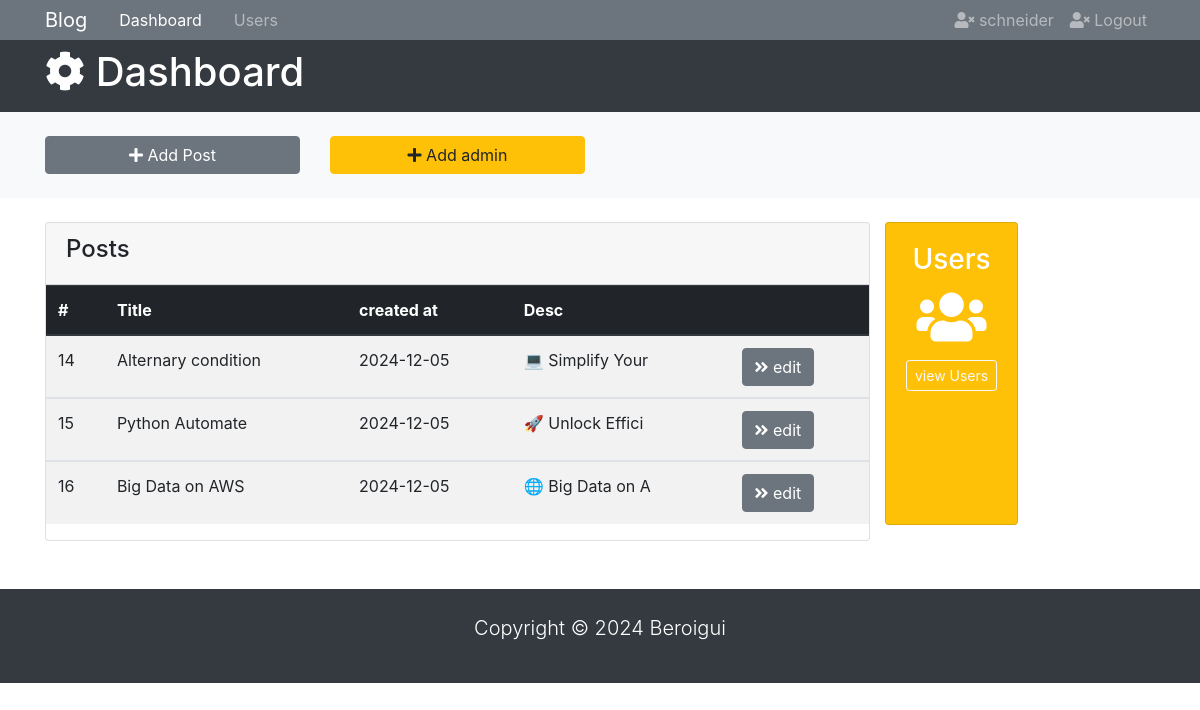
Page /dashboard (signed in) on the earlier database version.
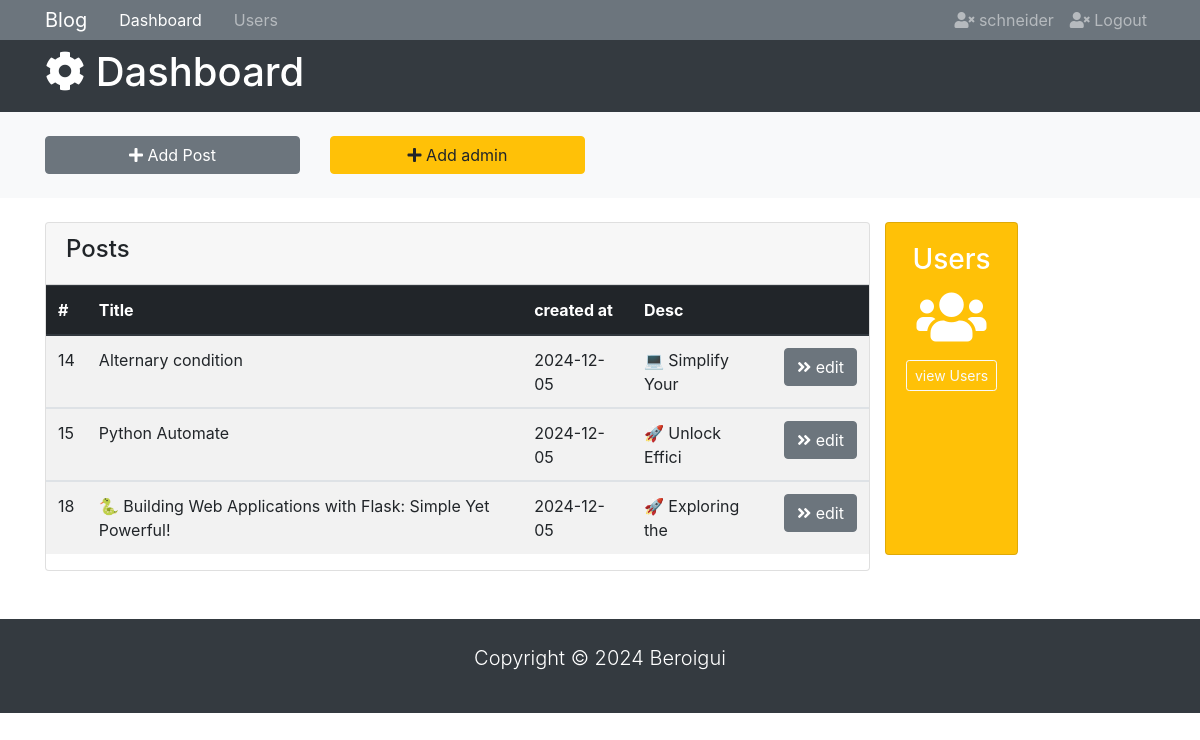
Same page on the later database version.
### tables this page shows
CREATE TABLE "blogs" (
	"id"	INTEGER,
	"Author"	text NOT NULL,
	"publihed_at"	TIMESTAMP NOT NULL,
	"content"	TEXT NOT NULL CHECK(LENGTH("content") > 100),
	"image"	text,
	"is_pinned"	boolean DEFAULT false,
	"title"	text NOT NULL UNIQUE,
	PRIMARY KEY("id" AUTOINCREMENT)
);

### app.py (the view)
@app.route('/dashboard')
@login_required
def dashboard():
    msg=""
    error=""
    if request.args:
        msg=request.args.get['msg']
        error = request.args.get['error']
    conn = sqlite3.connect('mydatabase.db')
    c = conn.cursor()
    c.execute("SELECT * FROM blogs")
    blogs = c.fetchall()
    if current_user.is_authenticated:
        if error or msg:
            return render_template('admin-index.html', blogs=blogs, msg=msg, error=error)
        else:
            return render_template('admin-index.html', blogs=blogs)

### app.py (called while the page is built)
@login_manager.user_loader
def load_user(email):
    conn = sqlite3.connect('mydatabase.db')
    c = conn.cursor()
    c.execute("SELECT * FROM users WHERE email=?", (email,))
    user = c.fetchone()
    if user:
        return User(user[0], user[1], user[2])
    return None

### templates/admin-index.html (shortened to what this page needs)
<!DOCTYPE html>
<html lang="Eng-Eng">
<head>
  <link
    rel="stylesheet"
    href="https://use.fontawesome.com/releases/v5.0.13/css/all.css"
  />
  <link rel="stylesheet" href="https://maxcdn.bootstrapcdn.com/bootstrap/4.0.0/css/bootstrap.min.css">
</head>
<body>
  <nav class="navbar navbar-expand-sm navbar-dark bg-secondary p-0">
    <div class="container">
      <a href="{{url_for('admin')}}" class="navbar-brand">Blog</a>
      <div id="navbarCollapse" class="collapse navbar-collapse">
        <ul class="navbar-nav">
          <li class="nav-item px-2">
            <a href="{{url_for('admin')}}" class="nav-link active">Dashboard</a>
          </li>
          <li class="nav-item px-2">
            <a href="users.html" class="nav-link">Users</a>
          </li>
        </ul>
        <ul class="navbar-nav ml-auto">
          <li class="nav-item">
            <a href="" class="nav-link">
              <i class="fas fa-user-times"></i> {{ current_user.author }}
            </a>
          </li>
          <li class="nav-item">
            <a href="{{ url_for('logout')}}" class="nav-link">
              <i class="fas fa-user-times"></i> Logout
            </a>
          </li>
        </ul>
      </div>
    </div>
  </nav>
  <header id="main-header" class="text-white bg-dark py-2" style="background-color: black;">
    <div class="container">
      <div class="row">
        <div class="col-md-6">
          <h1><i class="fas fa-cog"></i> Dashboard</h1>
        </div>
      </div>
    </div>
  </header>
  <section id="actions" class="bg-light mb-4 py-4">
    <div class="container">
      <div class="row">
        <div class="col-md-3">
          <a
            href="#"
            class="btn btn-block btn-secondary"
            data-toggle="modal"
            data-target="#addPostModal">
            <i class="fas fa-plus"></i> Add Post
          </a>
        </div>
        <div class="col-md-3">
          <a
            href="#"
            class="btn btn-block btn-warning"
            data-toggle="modal"
            data-target="#addUserModal">
            <i class="fas fa-plus"></i> Add admin
          </a>
        </div>
      </div>
    </div>
  </section>
  <main id="posts">
    <div class="container">
      <div class="row">
        <div class="col-md-9">
          <div class="card">
            <div class="card-header">
              <h4>Posts</h4>
            </div>
            <table class="table table-striped">
              <thead class="thead-dark">
                <tr>
                  <th>#</th>
                  <th>Title</th>
                  <th>created at</th>
                  <th>Desc</th>
                  <th></th>
                </tr>
              </thead>
              {%for blog in blogs%}
              <tbody>
                <tr>
                  <td>{{ blog[0] }}</td>
                  <td>{{ blog[6]}}</td>
                  <td>{{blog[2]}}</td>
                  <td>{{blog[3][0:15]}}</td>
                  <td>
                    <a href="{{url_for('edit', id= blog[0]) }}" class="btn btn-secondary">
                      <i class="fas fa-angle-double-right"></i> edit
                    </a>
                  </td>
                </tr>
              </tbody>
              {%endfor%}
            </table>
          </div>
        </div>
          <div class="card text-center text-white bg-warning mb-3">
            <div class="card-body">
              <h3>Users</h3>
              <h4 class="display-4">
                <i class="fas fa-users"></i>
              </h4>
              <a href="{{url_for('users')}}" class="btn btn-sm btn-outline-light">view Users</a>
            </div>
          </div>
        </div>
      </div>
  </main>
  <footer id="main-footer" class="text-white bg-dark mt-5 py-4">
    <div class="container">
      <div class="row">
        <div class="col">
          <p class="lead text-center">
            Copyright &copy; <span id="year"></span> Beroigui
          </p>
        </div>
      </div>
    </div>
  </footer>
</body>
</html>

Differences in the rows shown:
removed blogs: id "16", title "Big Data on AWS", publihed_at "2024-12-05", content "🌐 Big Data on A"
added blogs: id "18", title "🐍 Building Web Applications with Flask: Simple Yet Powerful!", publihed_at "2024-12-05", content "🚀 Exploring the"
